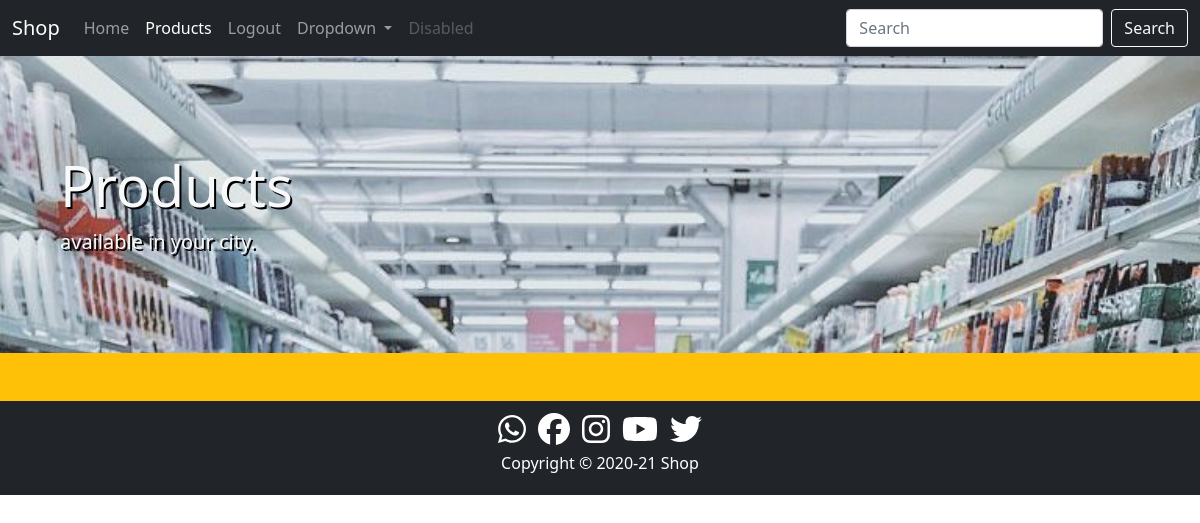
The page /product/ (signed in) on the database as committed earlier.
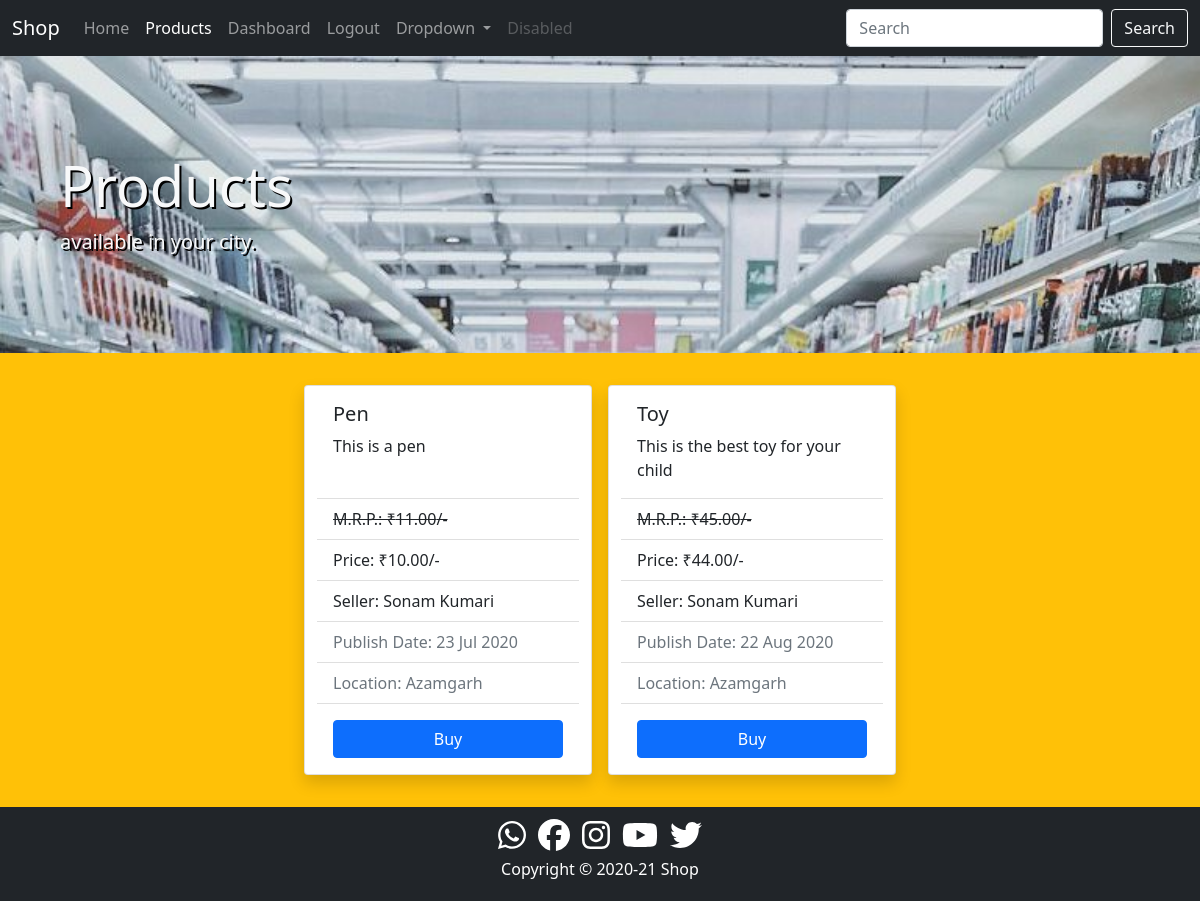
The same page on the database as committed later.
### product/models.py (models this page shows, shortened)
class Product(models.Model):
    seller=models.ForeignKey(User,on_delete=models.CASCADE)
    title=models.CharField(max_length=50)
    date=models.DateField()
    description=models.TextField(max_length=500)
    mrp=models.DecimalField(decimal_places=2,max_digits=7)
    selling_price=models.DecimalField(decimal_places=2,max_digits=7)
    location=models.CharField(max_length=50)

### product/views.py (the view)
# urls.py: path('',views.ShowProduct.as_view(),name='products'),
@method_decorator(login_required,name='dispatch')
class ShowProduct(ListView):
    model=Product
    template_name='product/products.html'
    context_object_name='products'
    def get_queryset(self):
        return Product.objects.filter(location=self.request.user.profile.city)
    def get_context_data(self,*args,**kwargs):
        context=super().get_context_data(*args,**kwargs)
        context['products_active']='active'
        context['products_disabled']='disabled'
        return context

### product/templates/product/products.html (shortened to what this page needs)
{% extends 'core/base.html' %}
{% block content %}
<div class="container-fluid p-5 products shadow-lg">
    <div class="container text-light my-5">
        <div>
            <h1 class="display-4">Products</h1>
        </div>
        <div class="lead">
            <p>available in your city.</p>
        </div>
    </div>
</div>
<div class="container-fluid p-4 bg-warning">
    <div class="row justify-content-center">
        {% for product in products %}
        <div class="card m-2 shadow" style="width: 18rem;">
            <div class="card-body">
                <h5 class="card-title">{{product.title|capfirst}}</h5>
                <p class="card-text">{{product.description|capfirst}}</p>
            </div>
            <ul class="list-group list-group-flush">
                <li class="list-group-item text-decoration-line-through">M.R.P.: &#8377;{{product.mrp}}/-</li>
                <li class="list-group-item">Price: &#8377;{{product.selling_price}}/-</li>
                <li class="list-group-item">Seller: {{product.seller.get_full_name|capfirst}}</li>
                <li class="list-group-item text-muted">Publish Date: {{product.date|date:"d M Y"}}</li>
                <li class="list-group-item text-muted">Location: {{product.location}}</li>
              </ul>
            <a href="#" class="btn btn-primary m-3">Buy</a>
        </div>
        {% endfor %}
    </div>
</div>
{% endblock content %}

Rows that differ between the two databases and show on the page:
now on this page (row edited): Product: title "Pen", description "This is a pen", mrp "11.00", selling_price "10.00", seller.get_full_name "Sonam Kumari", date "23 Jul 2020", location "Azamgarh"
now on this page (row edited): Product: title "Toy", description "This is the best toy for your child", mrp "45.00", selling_price "44.00", seller.get_full_name "Sonam Kumari", date "22 Aug 2020", location "Azamgarh"
Other text that changed with them:
text now shown: "Dashboard"
